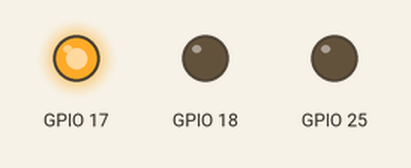
Simulated run of this program. Board: Raspberry Pi (BCM pin numbers). On the bench: output pins drawn as LEDs (lit = HIGH).

Above: at 0.05 s.
At 1.45 s:
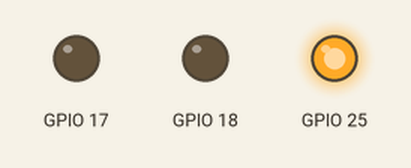
At 2.85 s:
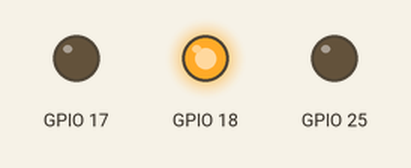
Timing chart, 0 to 3.1 s (numbered marks = the images above):
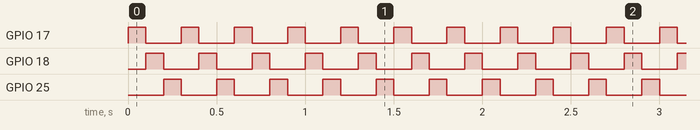

Measured:
- by itself, GPIO 17, GPIO 18, GPIO 25: alternates HIGH for 0.10 s and LOW for 0.20 s

The program:

led17-18.py
```python
#timeモジュールをインポート
import time

#RPi.GPIOモジュールをインポート
import RPi.GPIO as GPIO

# BCM(GPIO番号)で指定する設定
GPIO.setmode(GPIO.BCM)

# GPIO17/18を出力モード設定
GPIO.setup(17, GPIO.OUT)
GPIO.setup(18, GPIO.OUT)
GPIO.setup(25, GPIO.OUT)

sleepTime = 0.1

while True:
  # GPIO17の出力を1にして、LED点灯
  GPIO.output(17, 1)
  GPIO.output(18, 0)
  GPIO.output(25, 0)

  # 0.5秒待つ
  time.sleep(sleepTime)

  # GPIO17の出力を0にして、LED消灯
  GPIO.output(17, 0)
  GPIO.output(18, 1)
  GPIO.output(25, 0)

  # 0.5秒待つ
  time.sleep(sleepTime)
  # GPIO17の出力を0にして、LED消灯
  GPIO.output(17, 0)
  GPIO.output(18, 0)
  GPIO.output(25, 1)

  # 0.5秒待つ
  time.sleep(sleepTime)
```
